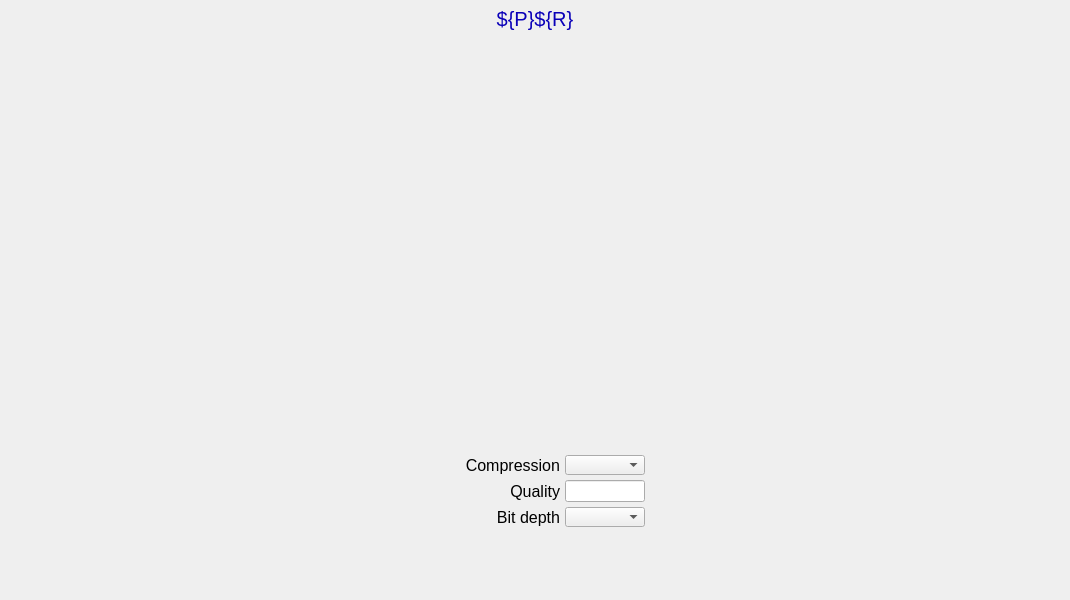
<?xml version="1.0" ?>
<ui version="4.0">
  <class>Dialog</class>
  <widget class="PyDMFrame" name="screen">
    <property name="geometry">
      <rect>
        <x>167</x>
        <y>286</y>
        <width>1070</width>
        <height>600</height>
      </rect>
    </property>
    <property name="minimumSize">
      <size>
        <width>1070</width>
        <height>600</height>
      </size>
    </property>
    <property name="styleSheet">
      <string notr="true">PyDMFrame#screen {
  color: rgb(0, 0, 0);
  background-color: rgb(187, 187, 187);
  }</string>
    </property>
    <property name="windowTitle">
      <string>NDFileMagick</string>
    </property>
    <layout class="QGridLayout" name="gridLayout" columnstretch="5,380,5,60,20,20,70,5,80,5,80,335,5" rowstretch="5,1,25,9,405,10,1,18,1,5,1,1,18,1,1,5,1,18,1,68,5">
      <property name="leftMargin">
        <number>0</number>
      </property>
      <property name="topMargin">
        <number>0</number>
      </property>
      <property name="rightMargin">
        <number>0</number>
      </property>
      <property name="bottomMargin">
        <number>0</number>
      </property>
      <property name="horizontalSpacing">
        <number>0</number>
      </property>
      <property name="verticalSpacing">
        <number>0</number>
      </property>
      <item row="1" column="0" rowspan="2" colspan="13">
        <widget class="PyDMDrawingRectangle" name="rectangle">
          <property name="geometry">
            <rect>
              <x>0</x>
              <y>5</y>
              <width>1070</width>
              <height>26</height>
            </rect>
          </property>
          <property name="sizePolicy">
            <sizepolicy hsizetype="Ignored" vsizetype="Ignored">
              <horstretch>0</horstretch>
              <verstretch>0</verstretch>
            </sizepolicy>
          </property>
          <property name="brush" stdset="0">
            <brush brushstyle="SolidPattern">
              <color alpha="255">
                <red>218</red>
                <green>218</green>
                <blue>218</blue>
              </color>
            </brush>
          </property>
          <property name="penStyle" stdset="0">
            <enum>Qt::SolidLine</enum>
          </property>
          <property name="penColor" stdset="0">
            <color>
              <red>218</red>
              <green>218</green>
              <blue>218</blue>
            </color>
          </property>
          <property name="penWidth" stdset="0">
            <double>0</double>
          </property>
          <property name="penCapStyle" stdset="0">
            <enum>Qt::FlatCap</enum>
          </property>
          <property name="toolTip">
            <string>rectangle</string>
          </property>
        </widget>
      </item>
      <item row="2" column="0" colspan="13">
        <widget class="QLabel" name="text">
          <property name="geometry">
            <rect>
              <x>0</x>
              <y>6</y>
              <width>1070</width>
              <height>25</height>
            </rect>
          </property>
          <property name="sizePolicy">
            <sizepolicy hsizetype="Ignored" vsizetype="Ignored">
              <horstretch>0</horstretch>
              <verstretch>0</verstretch>
            </sizepolicy>
          </property>
          <property name="text">
            <string>${P}${R}</string>
          </property>
          <property name="font">
            <font>
              <pointsize>15</pointsize>
            </font>
          </property>
          <property name="brush" stdset="0">
            <brush brushstyle="SolidPattern">
              <color alpha="255">
                <red>10</red>
                <green>0</green>
                <blue>184</blue>
              </color>
            </brush>
          </property>
          <property name="toolTip">
            <string>text</string>
          </property>
          <property name="alignment">
            <set>Qt::AlignCenter</set>
          </property>
          <property name="styleSheet">
            <string notr="true">QLabel#text {
  color: rgb(10, 0, 184);
  }</string>
          </property>
        </widget>
      </item>
      <item row="4" column="1" rowspan="16">
        <widget class="PyDMEmbeddedDisplay" name="composite">
          <property name="geometry">
            <rect>
              <x>5</x>
              <y>40</y>
              <width>380</width>
              <height>555</height>
            </rect>
          </property>
          <property name="sizePolicy">
            <sizepolicy hsizetype="Ignored" vsizetype="Ignored">
              <horstretch>0</horstretch>
              <verstretch>0</verstretch>
            </sizepolicy>
          </property>
          <property name="toolTip">
            <string>composite</string>
          </property>
          <property name="filename" stdset="0">
            <string>NDPluginBase.ui</string>
          </property>
        </widget>
      </item>
      <item row="16" column="8" rowspan="3">
        <widget class="PyDMEnumComboBox" name="menu">
          <property name="geometry">
            <rect>
              <x>565</x>
              <y>507</y>
              <width>80</width>
              <height>20</height>
            </rect>
          </property>
          <property name="sizePolicy">
            <sizepolicy hsizetype="Ignored" vsizetype="Ignored">
              <horstretch>0</horstretch>
              <verstretch>0</verstretch>
            </sizepolicy>
          </property>
          <property name="toolTip">
            <string>${P}${R}BitDepth</string>
          </property>
          <property name="channel" stdset="0">
            <string>ca://${P}${R}BitDepth</string>
          </property>
          <property name="font">
            <font>
              <pointsize>12</pointsize>
            </font>
          </property>
          <property name="styleSheet">
            <string notr="true">PyDMEnumComboBox#menu {
  color: rgb(0, 0, 0);
  background-color: rgb(115, 223, 255);
  }</string>
          </property>
        </widget>
      </item>
      <item row="6" column="8" rowspan="3">
        <widget class="PyDMEnumComboBox" name="menu_1">
          <property name="geometry">
            <rect>
              <x>565</x>
              <y>455</y>
              <width>80</width>
              <height>20</height>
            </rect>
          </property>
          <property name="sizePolicy">
            <sizepolicy hsizetype="Ignored" vsizetype="Ignored">
              <horstretch>0</horstretch>
              <verstretch>0</verstretch>
            </sizepolicy>
          </property>
          <property name="toolTip">
            <string>${P}${R}CompressType</string>
          </property>
          <property name="channel" stdset="0">
            <string>ca://${P}${R}CompressType</string>
          </property>
          <property name="font">
            <font>
              <pointsize>12</pointsize>
            </font>
          </property>
          <property name="styleSheet">
            <string notr="true">PyDMEnumComboBox#menu_1 {
  color: rgb(0, 0, 0);
  background-color: rgb(115, 223, 255);
  }</string>
          </property>
        </widget>
      </item>
      <item row="10" column="8" rowspan="5">
        <widget class="PyDMLineEdit" name="text_entry">
          <property name="geometry">
            <rect>
              <x>565</x>
              <y>480</y>
              <width>80</width>
              <height>22</height>
            </rect>
          </property>
          <property name="sizePolicy">
            <sizepolicy hsizetype="Ignored" vsizetype="Ignored">
              <horstretch>0</horstretch>
              <verstretch>0</verstretch>
            </sizepolicy>
          </property>
          <property name="channel" stdset="0">
            <string>ca://${P}${R}Quality</string>
          </property>
          <property name="toolTip">
            <string>${P}${R}Quality</string>
          </property>
          <property name="font">
            <font>
              <pointsize>13</pointsize>
            </font>
          </property>
          <property name="styleSheet">
            <string notr="true">PyDMLineEdit#text_entry {
  color: rgb(0, 0, 0);
  background-color: rgb(115, 223, 255);
  border: 1px solid black;
  margin: 0px;
  padding: 0px;
  spacing: 0px;
  }</string>
          </property>
        </widget>
      </item>
      <item row="17" column="10">
        <widget class="PyDMLabel" name="text_update">
          <property name="geometry">
            <rect>
              <x>650</x>
              <y>508</y>
              <width>80</width>
              <height>18</height>
            </rect>
          </property>
          <property name="sizePolicy">
            <sizepolicy hsizetype="Ignored" vsizetype="Ignored">
              <horstretch>0</horstretch>
              <verstretch>0</verstretch>
            </sizepolicy>
          </property>
          <property name="toolTip">
            <string>PV: ${P}${R}BitDepth_RBV</string>
          </property>
          <property name="channel" stdset="0">
            <string>ca://${P}${R}BitDepth_RBV</string>
          </property>
          <property name="displayFormat" stdset="0">
            <enum>PyDMLabel::String</enum>
          </property>
          <property name="font">
            <font>
              <pointsize>10</pointsize>
            </font>
          </property>
          <property name="alignment">
            <set>Qt::AlignLeading|Qt::AlignLeft|Qt::AlignVCenter</set>
          </property>
          <property name="textInteractionFlags">
            <set>Qt::TextSelectableByKeyboard|Qt::TextSelectableByMouse</set>
          </property>
          <property name="styleSheet">
            <string notr="true">PyDMLabel#text_update {
  color: rgb(10, 0, 184);
  background-color: rgb(187, 187, 187);
  }</string>
          </property>
        </widget>
      </item>
      <item row="7" column="10">
        <widget class="PyDMLabel" name="text_update_1">
          <property name="geometry">
            <rect>
              <x>650</x>
              <y>456</y>
              <width>80</width>
              <height>18</height>
            </rect>
          </property>
          <property name="sizePolicy">
            <sizepolicy hsizetype="Ignored" vsizetype="Ignored">
              <horstretch>0</horstretch>
              <verstretch>0</verstretch>
            </sizepolicy>
          </property>
          <property name="toolTip">
            <string>PV: ${P}${R}CompressType_RBV</string>
          </property>
          <property name="channel" stdset="0">
            <string>ca://${P}${R}CompressType_RBV</string>
          </property>
          <property name="displayFormat" stdset="0">
            <enum>PyDMLabel::String</enum>
          </property>
          <property name="font">
            <font>
              <pointsize>10</pointsize>
            </font>
          </property>
          <property name="alignment">
            <set>Qt::AlignLeading|Qt::AlignLeft|Qt::AlignVCenter</set>
          </property>
          <property name="textInteractionFlags">
            <set>Qt::TextSelectableByKeyboard|Qt::TextSelectableByMouse</set>
          </property>
          <property name="styleSheet">
            <string notr="true">PyDMLabel#text_update_1 {
  color: rgb(10, 0, 184);
  background-color: rgb(187, 187, 187);
  }</string>
          </property>
        </widget>
      </item>
      <item row="12" column="10">
        <widget class="PyDMLabel" name="text_update_2">
          <property name="geometry">
            <rect>
              <x>650</x>
              <y>482</y>
              <width>80</width>
              <height>18</height>
            </rect>
          </property>
          <property name="sizePolicy">
            <sizepolicy hsizetype="Ignored" vsizetype="Ignored">
              <horstretch>0</horstretch>
              <verstretch>0</verstretch>
            </sizepolicy>
          </property>
          <property name="toolTip">
            <string>PV: ${P}${R}Quality_RBV</string>
          </property>
          <property name="channel" stdset="0">
            <string>ca://${P}${R}Quality_RBV</string>
          </property>
          <property name="font">
            <font>
              <pointsize>10</pointsize>
            </font>
          </property>
          <property name="alignment">
            <set>Qt::AlignLeading|Qt::AlignLeft|Qt::AlignVCenter</set>
          </property>
          <property name="textInteractionFlags">
            <set>Qt::TextSelectableByKeyboard|Qt::TextSelectableByMouse</set>
          </property>
          <property name="styleSheet">
            <string notr="true">PyDMLabel#text_update_2 {
  color: rgb(10, 0, 184);
  background-color: rgb(187, 187, 187);
  }</string>
          </property>
        </widget>
      </item>
      <item row="16" column="5" rowspan="3" colspan="2">
        <widget class="QLabel" name="text_1">
          <property name="geometry">
            <rect>
              <x>470</x>
              <y>507</y>
              <width>90</width>
              <height>20</height>
            </rect>
          </property>
          <property name="sizePolicy">
            <sizepolicy hsizetype="Ignored" vsizetype="Ignored">
              <horstretch>0</horstretch>
              <verstretch>0</verstretch>
            </sizepolicy>
          </property>
          <property name="text">
            <string>Bit depth</string>
          </property>
          <property name="font">
            <font>
              <pointsize>12</pointsize>
            </font>
          </property>
          <property name="brush" stdset="0">
            <brush brushstyle="SolidPattern">
              <color alpha="255">
                <red>0</red>
                <green>0</green>
                <blue>0</blue>
              </color>
            </brush>
          </property>
          <property name="toolTip">
            <string>text_1</string>
          </property>
          <property name="alignment">
            <set>Qt::AlignRight|Qt::AlignTrailing|Qt::AlignVCenter</set>
          </property>
          <property name="styleSheet">
            <string notr="true">QLabel#text_1 {
  color: rgb(0, 0, 0);
  }</string>
          </property>
        </widget>
      </item>
      <item row="6" column="4" rowspan="3" colspan="3">
        <widget class="QLabel" name="text_2">
          <property name="geometry">
            <rect>
              <x>450</x>
              <y>455</y>
              <width>110</width>
              <height>20</height>
            </rect>
          </property>
          <property name="sizePolicy">
            <sizepolicy hsizetype="Ignored" vsizetype="Ignored">
              <horstretch>0</horstretch>
              <verstretch>0</verstretch>
            </sizepolicy>
          </property>
          <property name="text">
            <string>Compression</string>
          </property>
          <property name="font">
            <font>
              <pointsize>12</pointsize>
            </font>
          </property>
          <property name="brush" stdset="0">
            <brush brushstyle="SolidPattern">
              <color alpha="255">
                <red>0</red>
                <green>0</green>
                <blue>0</blue>
              </color>
            </brush>
          </property>
          <property name="toolTip">
            <string>text_2</string>
          </property>
          <property name="alignment">
            <set>Qt::AlignRight|Qt::AlignTrailing|Qt::AlignVCenter</set>
          </property>
          <property name="styleSheet">
            <string notr="true">QLabel#text_2 {
  color: rgb(0, 0, 0);
  }</string>
          </property>
        </widget>
      </item>
      <item row="11" column="6" rowspan="3">
        <widget class="QLabel" name="text_3">
          <property name="geometry">
            <rect>
              <x>490</x>
              <y>481</y>
              <width>70</width>
              <height>20</height>
            </rect>
          </property>
          <property name="sizePolicy">
            <sizepolicy hsizetype="Ignored" vsizetype="Ignored">
              <horstretch>0</horstretch>
              <verstretch>0</verstretch>
            </sizepolicy>
          </property>
          <property name="text">
            <string>Quality</string>
          </property>
          <property name="font">
            <font>
              <pointsize>12</pointsize>
            </font>
          </property>
          <property name="brush" stdset="0">
            <brush brushstyle="SolidPattern">
              <color alpha="255">
                <red>0</red>
                <green>0</green>
                <blue>0</blue>
              </color>
            </brush>
          </property>
          <property name="toolTip">
            <string>text_3</string>
          </property>
          <property name="alignment">
            <set>Qt::AlignRight|Qt::AlignTrailing|Qt::AlignVCenter</set>
          </property>
          <property name="styleSheet">
            <string notr="true">QLabel#text_3 {
  color: rgb(0, 0, 0);
  }</string>
          </property>
        </widget>
      </item>
      <item row="4" column="3" colspan="9">
        <widget class="PyDMEmbeddedDisplay" name="composite_1">
          <property name="geometry">
            <rect>
              <x>390</x>
              <y>40</y>
              <width>675</width>
              <height>405</height>
            </rect>
          </property>
          <property name="sizePolicy">
            <sizepolicy hsizetype="Ignored" vsizetype="Ignored">
              <horstretch>0</horstretch>
              <verstretch>0</verstretch>
            </sizepolicy>
          </property>
          <property name="toolTip">
            <string>composite_1</string>
          </property>
          <property name="filename" stdset="0">
            <string>NDFileBase.ui</string>
          </property>
        </widget>
      </item>
    </layout>
    <zorder>rectangle</zorder>
    <zorder>text</zorder>
    <zorder>composite</zorder>
    <zorder>menu</zorder>
    <zorder>menu_1</zorder>
    <zorder>text_entry</zorder>
    <zorder>text_update</zorder>
    <zorder>text_update_1</zorder>
    <zorder>text_update_2</zorder>
    <zorder>text_1</zorder>
    <zorder>text_2</zorder>
    <zorder>text_3</zorder>
    <zorder>composite_1</zorder>
  </widget>
  <customwidgets>
    <customwidget>
      <class>PyDMDrawingRectangle</class>
      <extends>QWidget</extends>
      <header>pydm.widgets.drawing</header>
    </customwidget>
    <customwidget>
      <class>PyDMLabel</class>
      <extends>QLabel</extends>
      <header>pydm.widgets.label</header>
    </customwidget>
    <customwidget>
      <class>PyDMEmbeddedDisplay</class>
      <extends>QFrame</extends>
      <header>pydm.widgets.embedded_display</header>
    </customwidget>
    <customwidget>
      <class>PyDMEnumComboBox</class>
      <extends>QComboBox</extends>
      <header>pydm.widgets.enum_combo_box</header>
    </customwidget>
    <customwidget>
      <class>PyDMLineEdit</class>
      <extends>QLineEdit</extends>
      <header>pydm.widgets.line_edit</header>
    </customwidget>
    <customwidget>
      <class>PyDMFrame</class>
      <extends>QFrame</extends>
      <header>pydm.widgets.frame</header>
    </customwidget>
  </customwidgets>
</ui>
